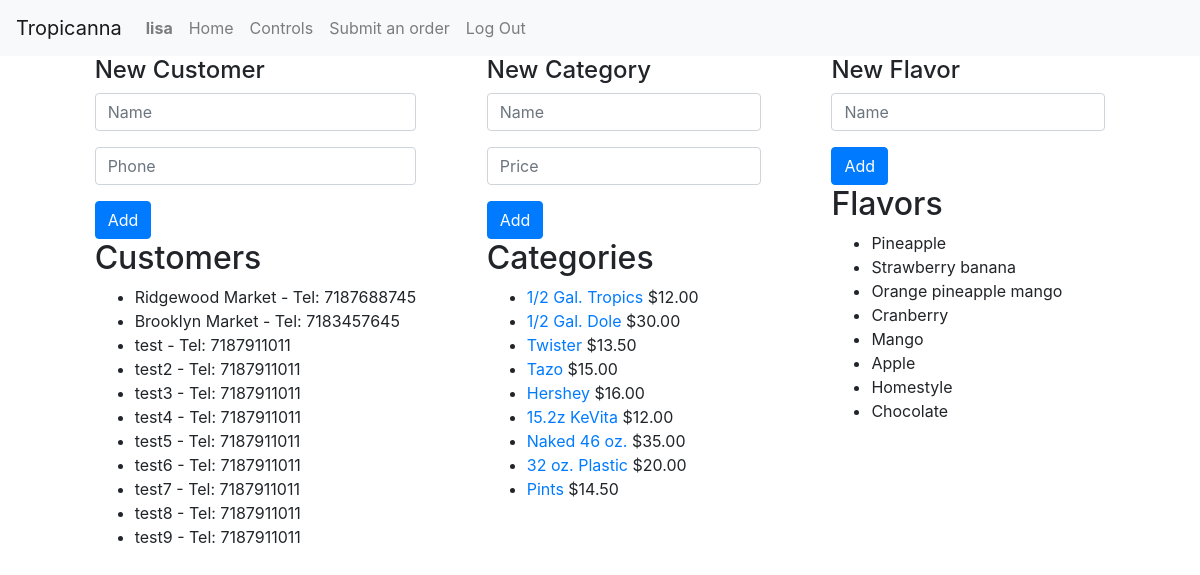
The app's page /controls (signed in), older data.
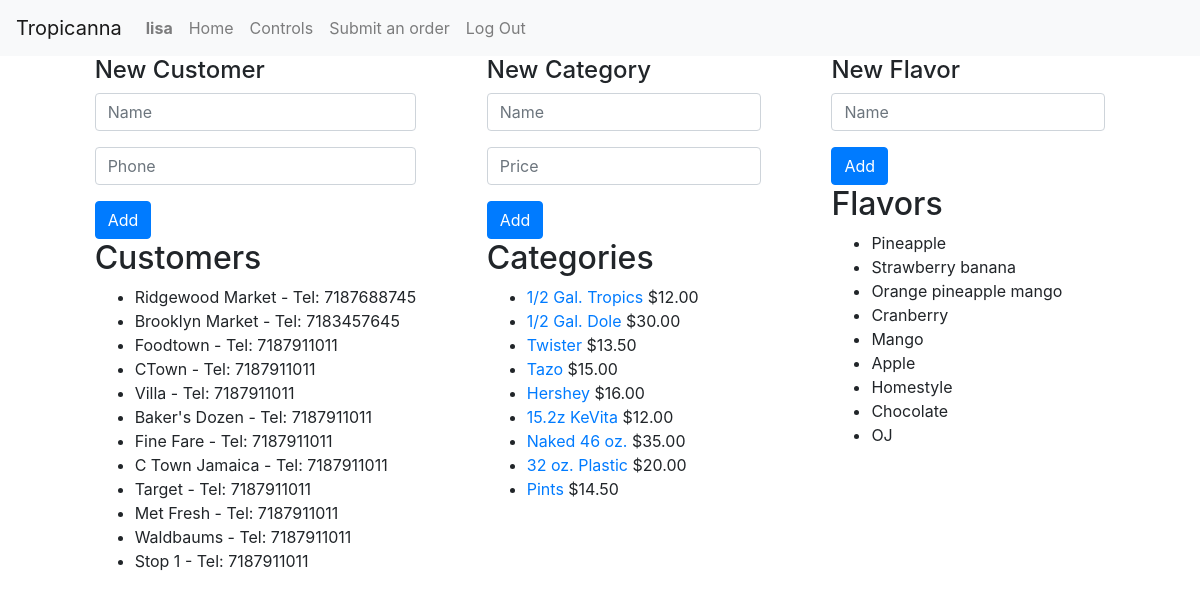
The same page, newer data.
### tropicanna/models.py (models this page shows, shortened)
class User(AbstractUser):
    pass

class Customer(models.Model):
    name = models.CharField(max_length=100)
    phone = models.IntegerField()

class Category(models.Model):
    name = models.CharField(max_length=100)
    price = models.DecimalField(max_digits=8, decimal_places=2)
    flavors = models.ManyToManyField(
        Flavor, blank=True, related_name="categories")

class Flavor(models.Model):
    name = models.CharField(max_length=100)

### tropicanna/views.py (the view)
# urls.py: path("controls", views.controls, name="controls"),
@login_required
def controls(request):
    return render(request, "tropicanna/controls.html", {
        "all_categories": Category.objects.all(),
        "all_flavors": Flavor.objects.all(),
        "customers": Customer.objects.all()
    })

### tropicanna/templates/tropicanna/controls.html (shortened to what this page needs)
{% extends "tropicanna/layout.html" %}
{% load static %}
{% block body %}
{% if user.is_authenticated %}
<div id="main-container">
	<div>
		<h4>New Customer</h4>
		<form id="customer-form">
			<div class="form-group">
				<input id="customer-name" class="form-control" placeholder="Name" required>
			</div>
			<div class="form-group">
				<input class="form-control" id="customer-phone" placeholder="Phone">
			</div>
			<input type="submit" class="btn btn-primary" value="Add" />
		</form>
		<h2>Customers</h2>
		<ul>
			{% for customer in customers %}
			<li>
				{{customer.name}} -
				Tel: {{customer.phone}}
			</li>
			{% endfor %}
		</ul>
	</div>
	<div>
		<h4>New Category</h4>
		<form id="category-form" action="{% url 'category' %}" method="POST">
			<div class="form-group">
				<input id="category-name" name="category-name" class="form-control" placeholder="Name" required>
			</div>
			<div class="form-group">
				<input id="category-price" name="category-price" class="form-control" placeholder="Price" type="number"
					min="0.00" max="10000.00" step="0.01" required>
			</div>
			<input type="submit" class="btn btn-primary" value="Add" />
		</form>
		<h2>Categories</h2>
		<ul>
			{% for category in all_categories %}
			<li>
				<a href="{% url 'product' category.id %}">{{category.name}}</a>
				${{category.price}}
			</li>
			{% endfor %}
		</ul>
	</div>
	<div>
		<h4>New Flavor</h4>
		<form id="flavor-form">
			<div class="form-group">
				<input id="flavor-name" class="form-control" placeholder="Name" required>
			</div>
			<input type="submit" class="btn btn-primary" value="Add" />
		</form>
		<div>
			<h2>Flavors</h2>
			<ul>
				{% for flavor in all_flavors %}
				<li>
					{{flavor.name}}
				</li>
				{% endfor %}
			</ul>
		</div>
	</div>
</div>
{% endif %}
{% endblock %}

### tropicanna/templates/tropicanna/layout.html (shortened to what this page needs)
{% load static %}
<!DOCTYPE html>
<html lang="en">
	<head>
		<link rel="stylesheet" href="https://stackpath.bootstrapcdn.com/bootstrap/4.4.1/css/bootstrap.min.css"
>
		<link href="{% static 'tropicanna/styles.css' %}" rel="stylesheet">
	</head>
	<body>
		<nav class="navbar navbar-expand-lg navbar-light bg-light">
			<a class="navbar-brand">Tropicanna</a>
			<div>
				<ul class="navbar-nav mr-auto">
					{% if user.is_authenticated %}
					<li class="nav-item">
						<a class="nav-link"><strong>{{ user.username }}</strong></a>
					</li>
					{% endif %}
					{% if user.is_authenticated %}
					<li class="nav-item">
						<a class="nav-link" href="{% url 'index' %}">Home</a>
					</li>
					<li class="nav-item">
						<a class="nav-link" href="{% url 'controls' %}">Controls</a>
					</li>
					<li class="nav-item">
						<a class="nav-link" href="{% url 'order' %}">Submit an order</a>
					</li>
					<li class="nav-item">
						<a class="nav-link" href="{% url 'logout' %}">Log Out</a>
					</li>
					{% endif %}
				</ul>
			</div>
		</nav>
		<div id="app">
			{% block body %}
			{% endblock %}
		</div>
	</body>
</html>

### tropicanna/static/tropicanna/styles.css (style rules this page uses)
#app { margin: 0% 2%; }
#main-container { display: flex; flex-flow: row wrap; justify-content: space-evenly; }

Row changes from the older to the newer data that the page shows:
changed Customer: name "test" → "Foodtown"
changed Customer: name "test2" → "CTown"
changed Customer: name "test3" → "Villa"
changed Customer: name "test4" → "Baker's Dozen"
changed Customer: name "test5" → "Fine Fare"
changed Customer: name "test6" → "C Town Jamaica"
changed Customer: name "test7" → "Target"
changed Customer: name "test8" → "Met Fresh"
changed Customer: name "test9" → "Waldbaums"
added Customer: name "Stop 1", phone "7187911011"
added Flavor: name "OJ"
